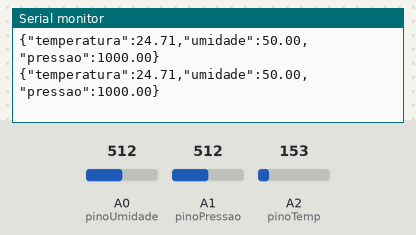
Bench run of a sketch on a simulated Arduino Uno, built with avr-gcc and run on an emulated ATmega328P. Parts: the last lines printed to the serial monitor. Inputs (shaded band) come from the test bench; at power-on: A2 (pinoTemp) = 153, A0 (pinoUmidade) = 512, A1 (pinoPressao) = 512.

Above: at 5.8 s.
5.9 s: A2 (pinoTemp) set to 165
At 11.0 s:
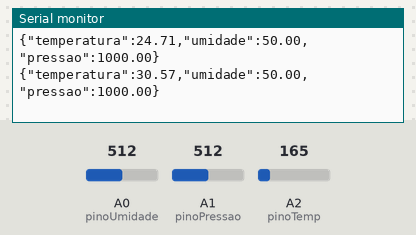
11.9 s: A0 (pinoUmidade) set to 716
At 16.0 s:
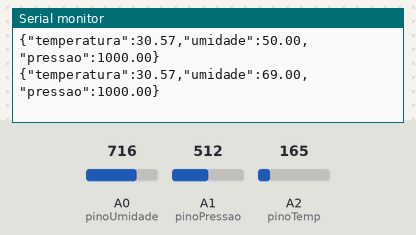
17.9 s: A1 (pinoPressao) set to 716
At 21.1 s:
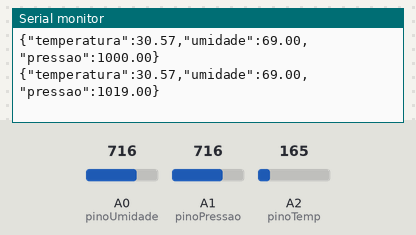
23.9 s: A2 (pinoTemp) set to 175
At 26.2 s:
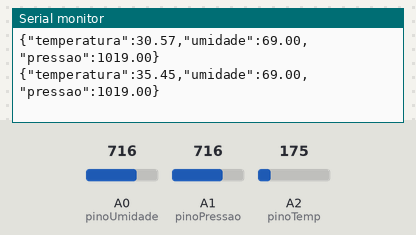
29.9 s: A0 (pinoUmidade) set to 900
At 31.3 s:
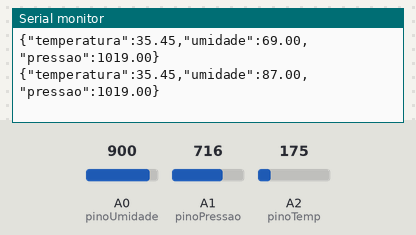
35.9 s: A1 (pinoPressao) set to 900
At 41.5 s:
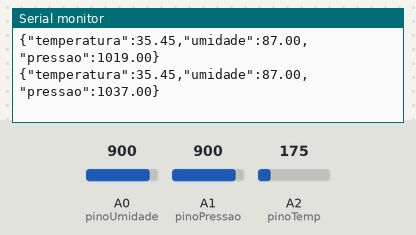
Timing chart, 0 to 42.9 s (numbered marks = the images above; inputs shaded):
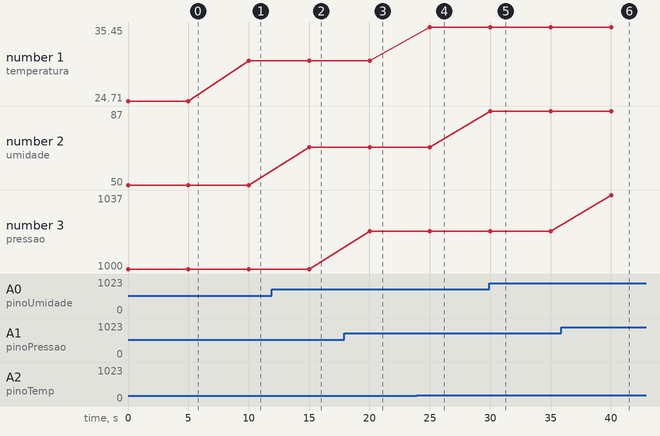

Measured:
- after the input at 5.9 s, the serial monitor: prints a new line after 4.1 s (image 1)
- after the input at 11.9 s, the serial monitor: prints a new line after 3.1 s (image 2)
- after the input at 17.9 s, the serial monitor: prints a new line after 2.1 s (image 3)
- after the input at 23.9 s, the serial monitor: prints a new line after 1.1 s (image 4)
- after the input at 29.9 s, the serial monitor: prints a new line after 0.11 s (image 5)
- after the input at 35.9 s, the serial monitor: prints a new line after 4.1 s (image 6)
- plotted number 1: 24.71 → 30.57 after the input at 5.9 s, 30.57 → 35.45 after the input at 23.9 s
- plotted number 2: 50 → 69 after the input at 11.9 s, 69 → 87 after the input at 29.9 s

The sketch:

estacao.ino
```cpp
// Definição dos pinos analógicos
const int pinoUmidade = A0;   // Sensor de Solo
const int pinoPressao = A1;   // Potenciômetro
const int pinoTemp = A2;      // TMP36

void setup() {
  Serial.begin(9600); // Inicializa a comunicação serial [cite: 85]
}

void loop() {
  // 1. Leitura e Conversão da Temperatura (TMP36)
  int leituraTemp = analogRead(pinoTemp);
  float voltagem = leituraTemp * (5.0 / 1024.0);
  float temp = (voltagem - 0.5) * 100.0; // Conversão para Celsius

  // 2. Leitura e Mapeamento da Umidade (0 a 100%)
  int leituraUmid = analogRead(pinoUmidade);
  float umid = map(leituraUmid, 0, 1023, 0, 100);

  // 3. Leitura e Mapeamento da Pressão (opcional, simulando 950 a 1050 hPa)
  int leituraPres = analogRead(pinoPressao);
  float pressao = map(leituraPres, 0, 1023, 950, 1050);

  // 4. Envio dos dados via Serial em formato JSON
  Serial.print("{");
  Serial.print("\"temperatura\":"); Serial.print(temp);
  Serial.print(",\"umidade\":"); Serial.print(umid);
  Serial.print(",\"pressao\":"); Serial.print(pressao);
  Serial.println("}");

  // Intervalo de 5 segundos conforme requisito [cite: 96]
  delay(5000);
}
```
